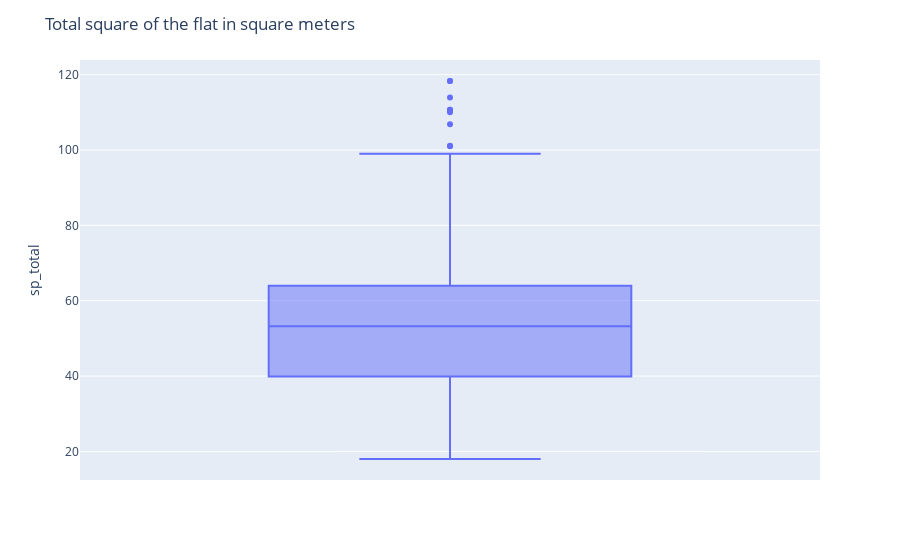

The notebook cell this image was saved under:
### Code cell
fig = px.box(kvart_new, y='sp_total')
fig.update_layout(title='Total square of the flat in square meters',
                  legend_orientation='h')
fig.show()

### Figure 1 — Plotly figure (JSON) as saved in the notebook; plotly's stock layout.template omitted (floating-point values rounded to 4 significant figures; data arrays with more than 128 entries replaced by an {"elided": "..."} marker saying what was removed)
{"data": [{"alignmentgroup": "True", "hovertemplate": "sp_total=%{y}<extra></extra>", "legendgroup": "", "marker": {"color": "#636efa"}, "name": "", "notched": false, "offsetgroup": "", "orientation": "v", "showlegend": false, "type": "box", "x0": " ", "xaxis": "x", "y": {"elided": "442 float values"}, "y0": " ", "yaxis": "y"}], "layout": {"boxmode": "group", "legend": {"orientation": "h", "tracegroupgap": 0}, "margin": {"t": 60}, "title": {"text": "Total square of the flat in square meters"}, "xaxis": {"anchor": "y", "domain": [0, 1]}, "yaxis": {"anchor": "x", "domain": [0, 1], "title": {"text": "sp_total"}}}}
